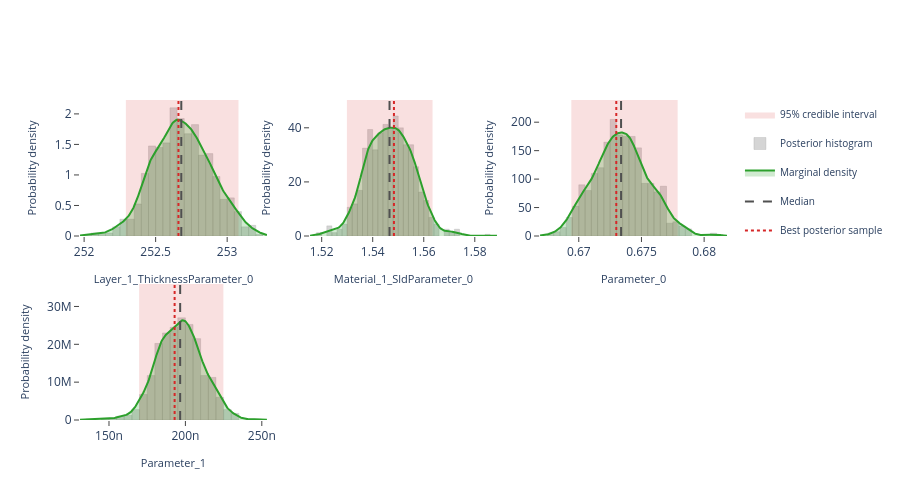

Notebook source saved alongside this figure:
### Markdown cell above
## Interactive posterior plots

The next three cells render the same Plotly figures that are shown on the
Bayesian Posterior tab of the EasyReflectometryApp:

* **Marginals** — per-parameter distribution: histogram + smooth KDE marginal,
  shaded 95% credible interval, and median / best-sample lines
  (`plot_distribution` or `posterior.distribution()`)
* **Corner plot** — pairwise marginals + 2-D contours + scatter (`plot_corner`)
* **Traces** — per-chain trace + marginal histogram (`plot_trace`)

The standalone helpers are called with ``return_figure=True`` so they return a
Plotly ``Figure`` that we render in the notebook with ``fig.show()``; the
``PosteriorResults`` methods return the figure directly.

### Code cell
# ---- Marginal posterior distributions ---------------------------------------
# One panel per free parameter, each overlaying the posterior histogram, a
# smooth Gaussian-KDE marginal, the shaded 95% credible interval, and the
# median / best-sample reference lines.  Mirrors the "Marginals" sub-tab in
# the EasyReflectometryApp.

# The PosteriorResults method passes ``logp`` through automatically so the
# best posterior sample (MAP) line is drawn:
fig = posterior.distribution()
fig.show()

# Standalone equivalent (pass ``logp`` to get the best-sample line):
# fig = plot_distribution(
#     posterior.draws,
#     posterior.param_names,
#     logp=posterior.logp,
#     return_figure=True,
# )
# fig.show()

### Figure 1 — Plotly figure (JSON) as saved in the notebook; plotly's stock layout.template omitted (floating-point values rounded to 4 significant figures; data arrays with more than 128 entries replaced by an {"elided": "..."} marker saying what was removed)
{"data": [{"fill": "toself", "fillcolor": "rgba(214, 39, 40, 0.14)", "hoverinfo": "skip", "legendgroup": "95% credible interval", "line": {"color": "rgba(214, 39, 40, 0.14)", "width": 0}, "mode": "lines", "name": "95% credible interval", "showlegend": true, "type": "scatter", "x": [252.3, 253.1, 253.1, 252.3, 252.3], "xaxis": "x", "y": [0.0, 0.0, 2.228, 2.228, 0.0], "yaxis": "y"}, {"histnorm": "probability density", "hovertemplate": "sample=%{x:.4f}<br>density: %{y:.2f}<extra></extra>", "legendgroup": "histogram", "marker": {"color": "rgba(120, 120, 120, 0.38)", "line": {"color": "rgba(120, 120, 120, 0.24)", "width": 1}}, "name": "Posterior histogram", "nbinsx": 40, "opacity": 0.82, "showlegend": true, "type": "histogram", "x": {"elided": "800 float values"}, "xaxis": "x", "yaxis": "y"}, {"fill": "tozeroy", "fillcolor": "rgba(44, 160, 44, 0.22)", "hovertemplate": "Layer_1_ThicknessParameter_0: %{x:.4f}<br>density: %{y:.4f}<extra></extra>", "legendgroup": "marginal", "line": {"color": "rgb(44, 160, 44)", "width": 2}, "mode": "lines", "name": "Marginal density", "showlegend": true, "type": "scatter", "x": {"elided": "256 float values"}, "xaxis": "x", "y": {"elided": "256 float values"}, "yaxis": "y"}, {"hovertemplate": "Median: %{x:.4f}<extra></extra>", "legendgroup": "Median", "line": {"color": "rgb(80, 80, 80)", "dash": "dash", "width": 2}, "mode": "lines", "name": "Median", "showlegend": true, "type": "scatter", "x": [252.7, 252.7], "xaxis": "x", "y": [0.0, 2.228], "yaxis": "y"}, {"hovertemplate": "Best posterior sample: %{x:.4f}<extra></extra>", "legendgroup": "Best posterior sample", "line": {"color": "rgb(214, 39, 40)", "dash": "dot", "width": 2}, "mode": "lines", "name": "Best posterior sample", "showlegend": true, "type": "scatter", "x": [252.7, 252.7], "xaxis": "x", "y": [0.0, 2.228], "yaxis": "y"}, {"fill": "toself", "fillcolor": "rgba(214, 39, 40, 0.14)", "hoverinfo": "skip", "legendgroup": "95% credible interval", "line": {"color": "rgba(214, 39, 40, 0.14)", "width": 0}, "mode": "lines", "name": "95% credible interval", "showlegend": false, "type": "scatter", "x": [1.53, 1.563, 1.563, 1.53, 1.53], "xaxis": "x2", "y": [0.0, 0.0, 50.28, 50.28, 0.0], "yaxis": "y2"}, {"histnorm": "probability density", "hovertemplate": "sample=%{x:.4f}<br>density: %{y:.2f}<extra></extra>", "legendgroup": "histogram", "marker": {"color": "rgba(120, 120, 120, 0.38)", "line": {"color": "rgba(120, 120, 120, 0.24)", "width": 1}}, "name": "Posterior histogram", "nbinsx": 40, "opacity": 0.82, "showlegend": false, "type": "histogram", "x": {"elided": "800 float values"}, "xaxis": "x2", "yaxis": "y2"}, {"fill": "tozeroy", "fillcolor": "rgba(44, 160, 44, 0.22)", "hovertemplate": "Material_1_SldParameter_0: %{x:.4f}<br>density: %{y:.4f}<extra></extra>", "legendgroup": "marginal", "line": {"color": "rgb(44, 160, 44)", "width": 2}, "mode": "lines", "name": "Marginal density", "showlegend": false, "type": "scatter", "x": {"elided": "256 float values"}, "xaxis": "x2", "y": {"elided": "256 float values"}, "yaxis": "y2"}, {"hovertemplate": "Median: %{x:.4f}<extra></extra>", "legendgroup": "Median", "line": {"color": "rgb(80, 80, 80)", "dash": "dash", "width": 2}, "mode": "lines", "name": "Median", "showlegend": false, "type": "scatter", "x": [1.547, 1.547], "xaxis": "x2", "y": [0.0, 50.28], "yaxis": "y2"}, {"hovertemplate": "Best posterior sample: %{x:.4f}<extra></extra>", "legendgroup": "Best posterior sample", "line": {"color": "rgb(214, 39, 40)", "dash": "dot", "width": 2}, "mode": "lines", "name": "Best posterior sample", "showlegend": false, "type": "scatter", "x": [1.548, 1.548], "xaxis": "x2", "y": [0.0, 50.28], "yaxis": "y2"}, {"fill": "toself", "fillcolor": "rgba(214, 39, 40, 0.14)", "hoverinfo": "skip", "legendgroup": "95% credible interval", "line": {"color": "rgba(214, 39, 40, 0.14)", "width": 0}, "mode": "lines", "name": "95% credible interval", "showlegend": false, "type": "scatter", "x": [0.6694, 0.6779, 0.6779, 0.6694, 0.6694], "xaxis": "x3", "y": [0.0, 0.0, 239.0, 239.0, 0.0], "yaxis": "y3"}, {"histnorm": "probability density", "hovertemplate": "sample=%{x:.4f}<br>density: %{y:.2f}<extra></extra>", "legendgroup": "histogram", "marker": {"color": "rgba(120, 120, 120, 0.38)", "line": {"color": "rgba(120, 120, 120, 0.24)", "width": 1}}, "name": "Posterior histogram", "nbinsx": 40, "opacity": 0.82, "showlegend": false, "type": "histogram", "x": {"elided": "800 float values"}, "xaxis": "x3", "yaxis": "y3"}, {"fill": "tozeroy", "fillcolor": "rgba(44, 160, 44, 0.22)", "hovertemplate": "Parameter_0: %{x:.4f}<br>density: %{y:.4f}<extra></extra>", "legendgroup": "marginal", "line": {"color": "rgb(44, 160, 44)", "width": 2}, "mode": "lines", "name": "Marginal density", "showlegend": false, "type": "scatter", "x": {"elided": "256 float values"}, "xaxis": "x3", "y": {"elided": "256 float values"}, "yaxis": "y3"}, {"hovertemplate": "Median: %{x:.4f}<extra></extra>", "legendgroup": "Median", "line": {"color": "rgb(80, 80, 80)", "dash": "dash", "width": 2}, "mode": "lines", "name": "Median", "showlegend": false, "type": "scatter", "x": [0.6734, 0.6734], "xaxis": "x3", "y": [0.0, 239.0], "yaxis": "y3"}, {"hovertemplate": "Best posterior sample: %{x:.4f}<extra></extra>", "legendgroup": "Best posterior sample", "line": {"color": "rgb(214, 39, 40)", "dash": "dot", "width": 2}, "mode": "lines", "name": "Best posterior sample", "showlegend": false, "type": "scatter", "x": [0.673, 0.673], "xaxis": "x3", "y": [0.0, 239.0], "yaxis": "y3"}, {"fill": "toself", "fillcolor": "rgba(214, 39, 40, 0.14)", "hoverinfo": "skip", "legendgroup": "95% credible interval", "line": {"color": "rgba(214, 39, 40, 0.14)", "width": 0}, "mode": "lines", "name": "95% credible interval", "showlegend": false, "type": "scatter", "x": [1.697e-07, 2.249e-07, 2.249e-07, 1.697e-07, 1.697e-07], "xaxis": "x4", "y": [0.0, 0.0, 35930000.0, 35930000.0, 0.0], "yaxis": "y4"}, {"histnorm": "probability density", "hovertemplate": "sample=%{x:.4f}<br>density: %{y:.2f}<extra></extra>", "legendgroup": "histogram", "marker": {"color": "rgba(120, 120, 120, 0.38)", "line": {"color": "rgba(120, 120, 120, 0.24)", "width": 1}}, "name": "Posterior histogram", "nbinsx": 40, "opacity": 0.82, "showlegend": false, "type": "histogram", "x": {"elided": "800 float values"}, "xaxis": "x4", "yaxis": "y4"}, {"fill": "tozeroy", "fillcolor": "rgba(44, 160, 44, 0.22)", "hovertemplate": "Parameter_1: %{x:.4f}<br>density: %{y:.4f}<extra></extra>", "legendgroup": "marginal", "line": {"color": "rgb(44, 160, 44)", "width": 2}, "mode": "lines", "name": "Marginal density", "showlegend": false, "type": "scatter", "x": {"elided": "256 float values"}, "xaxis": "x4", "y": {"elided": "256 float values"}, "yaxis": "y4"}, {"hovertemplate": "Median: %{x:.4f}<extra></extra>", "legendgroup": "Median", "line": {"color": "rgb(80, 80, 80)", "dash": "dash", "width": 2}, "mode": "lines", "name": "Median", "showlegend": false, "type": "scatter", "x": [1.966e-07, 1.966e-07], "xaxis": "x4", "y": [0.0, 35930000.0], "yaxis": "y4"}, {"hovertemplate": "Best posterior sample: %{x:.4f}<extra></extra>", "legendgroup": "Best posterior sample", "line": {"color": "rgb(214, 39, 40)", "dash": "dot", "width": 2}, "mode": "lines", "name": "Best posterior sample", "showlegend": false, "type": "scatter", "x": [1.929e-07, 1.929e-07], "xaxis": "x4", "y": [0.0, 35930000.0], "yaxis": "y4"}], "layout": {"barmode": "overlay", "height": 500, "legend": {"font": {"size": 10}}, "plot_bgcolor": "white", "showlegend": true, "xaxis": {"anchor": "y", "domain": [0.0, 0.2889], "range": [252.0, 253.3], "showgrid": false, "ticks": "outside", "title": {"font": {"size": 11}, "text": "Layer_1_ThicknessParameter_0"}, "zeroline": false}, "xaxis2": {"anchor": "y2", "domain": [0.3556, 0.6444], "range": [1.515, 1.589], "showgrid": false, "ticks": "outside", "title": {"font": {"size": 11}, "text": "Material_1_SldParameter_0"}, "zeroline": false}, "xaxis3": {"anchor": "y3", "domain": [0.7111, 1.0], "range": [0.6669, 0.6818], "showgrid": false, "ticks": "outside", "title": {"font": {"size": 11}, "text": "Parameter_0"}, "zeroline": false}, "xaxis4": {"anchor": "y4", "domain": [0.0, 0.2889], "range": [1.31e-07, 2.533e-07], "showgrid": false, "ticks": "outside", "title": {"font": {"size": 11}, "text": "Parameter_1"}, "zeroline": false}, "xaxis5": {"anchor": "y5", "domain": [0.3556, 0.6444], "showgrid": false, "ticks": "outside", "zeroline": false}, "xaxis6": {"anchor": "y6", "domain": [0.7111, 1.0], "showgrid": false, "ticks": "outside", "zeroline": false}, "yaxis": {"anchor": "x", "domain": [0.575, 1.0], "range": [0.0, 2.228], "showgrid": false, "ticks": "outside", "title": {"font": {"size": 11}, "text": "Probability density"}, "zeroline": false}, "yaxis2": {"anchor": "x2", "domain": [0.575, 1.0], "range": [0.0, 50.28], "showgrid": false, "ticks": "outside", "title": {"font": {"size": 11}, "text": "Probability density"}, "zeroline": false}, "yaxis3": {"anchor": "x3", "domain": [0.575, 1.0], "range": [0.0, 239.0], "showgrid": false, "ticks": "outside", "title": {"font": {"size": 11}, "text": "Probability density"}, "zeroline": false}, "yaxis4": {"anchor": "x4", "domain": [0.0, 0.425], "range": [0.0, 35930000.0], "showgrid": false, "ticks": "outside", "title": {"font": {"size": 11}, "text": "Probability density"}, "zeroline": false}, "yaxis5": {"anchor": "x5", "domain": [0.0, 0.425], "showgrid": false, "ticks": "outside", "zeroline": false}, "yaxis6": {"anchor": "x6", "domain": [0.0, 0.425], "showgrid": false, "ticks": "outside", "zeroline": false}}}
